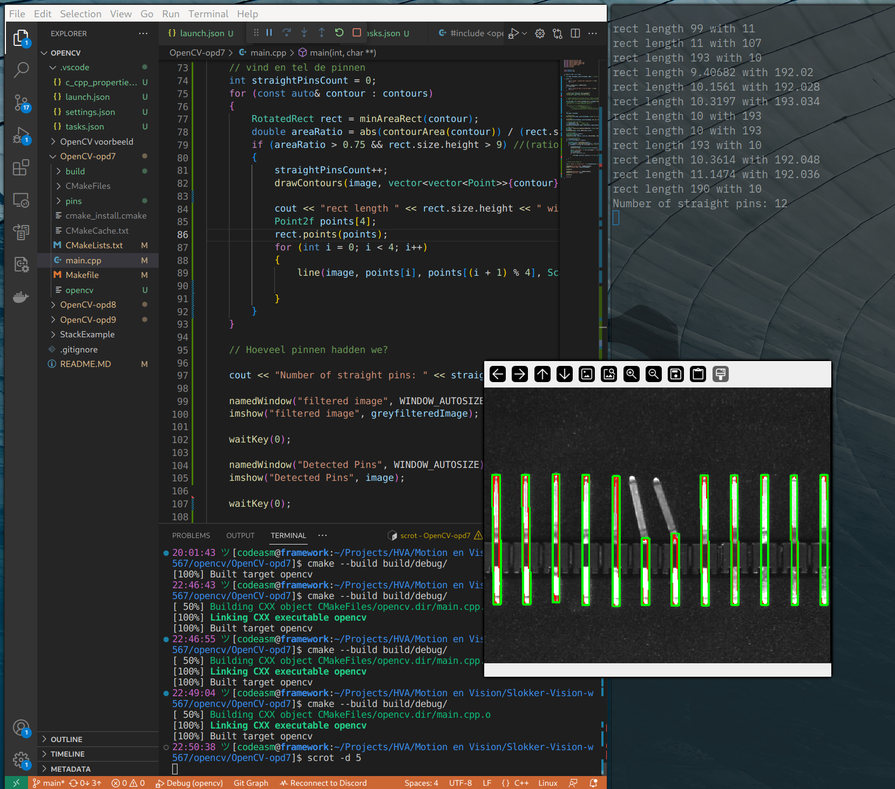
//> input picture OpenCV-opd7/2023-06-26-225251_2256x1504_scrot.png, 895 x 789 px, shrunk from 1658 x 1462 before the run
$ ./main 2023-06-26-225251_2256x1504_scrot.png   (built with g++ and OpenCV 4)
//> lines starting //> are read from the running program, lines starting //| are printed output that depends on the picture; after the words box and inside, x2 and y2 are one past the last pixel; in counts of white or black regions, pixels touching at a corner belong together
#include <opencv2/core/core.hpp>
#include <opencv2/imgcodecs.hpp>
#include <opencv2/highgui/highgui.hpp>
#include "opencv2/imgproc/imgproc.hpp"
#include <opencv2/opencv.hpp>
#include <iostream>
#include <string>


using namespace cv;
using namespace std;


int main(int argc, char** argv)
{
    Mat image, greyImage, greyfilteredImage, edges; // images are stored in datatype Mat (matrix)

 if (argc < 2)
    {
        cout << "Usage: ./program_name <image_path>" << endl;
        return -1;
    }

    image = imread(argv[1], IMREAD_COLOR);
//> image is the input picture: 789 rows x 895 cols, CV_8UC3; mean B, G, R 53.3, 54.8, 49.8
    if (!image.data)
    {
        cout << "Could not open or find the image." << endl;
        return -1;
    }

    // Convert the image from color to grayscale
    cvtColor(image, greyImage, COLOR_BGR2GRAY);
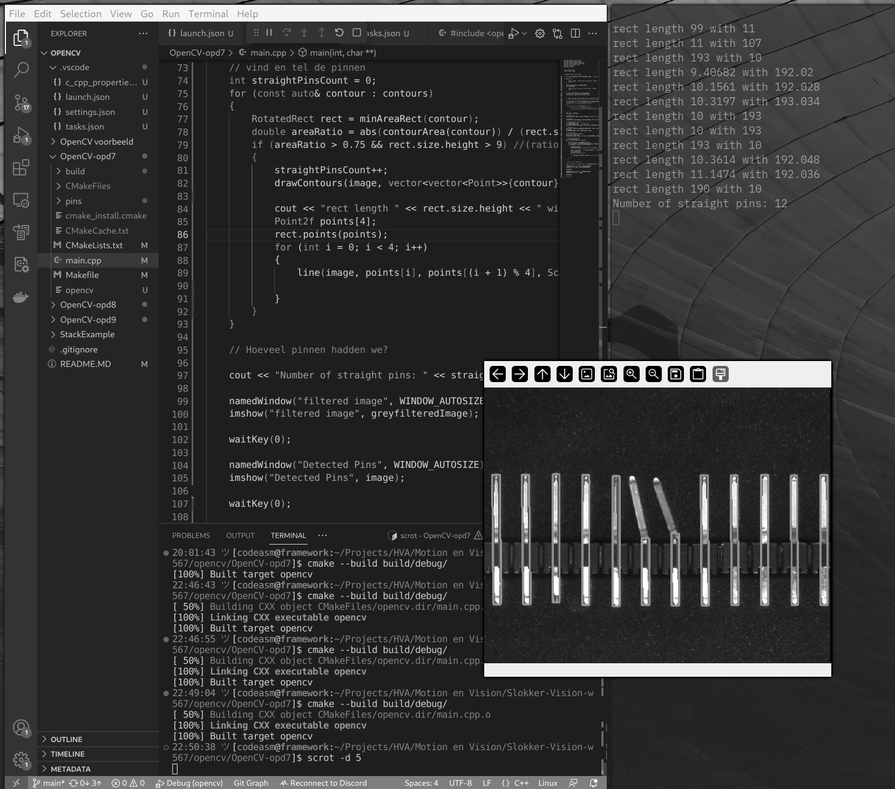
//> greyImage: 789 rows x 895 cols, CV_8UC1; min 0, max 255, mean 53.1
    //greyImage = image; //They are gray already


    // Simple brightness and contrast controll. legally borrowed from
    // https://docs.opencv.org/3.4/d3/dc1/tutorial_basic_linear_transform.html

    Mat new_image = Mat::zeros( greyImage.size(), greyImage.type() );
    /*double alpha = 1.1; /*< Simple contrast control */
    /*int beta = 2; /*< Simple brightness control */
    /*
     for( int y = 0; y < greyImage.rows; y++ ) {
         for( int x = 0; x < greyImage.cols; x++ ) {
            for( int c = 0; c < greyImage.channels(); c++ ) {
               new_image.at<Vec3b>(y,x)[c] = saturate_cast<uchar>( alpha * greyImage.at<Vec3b>(y,x)[c] + beta );
            }
        }
    }*/
    new_image = greyImage;

    // Reduce noise
    GaussianBlur(new_image, greyfilteredImage, Size(9, 9), 2, 2);
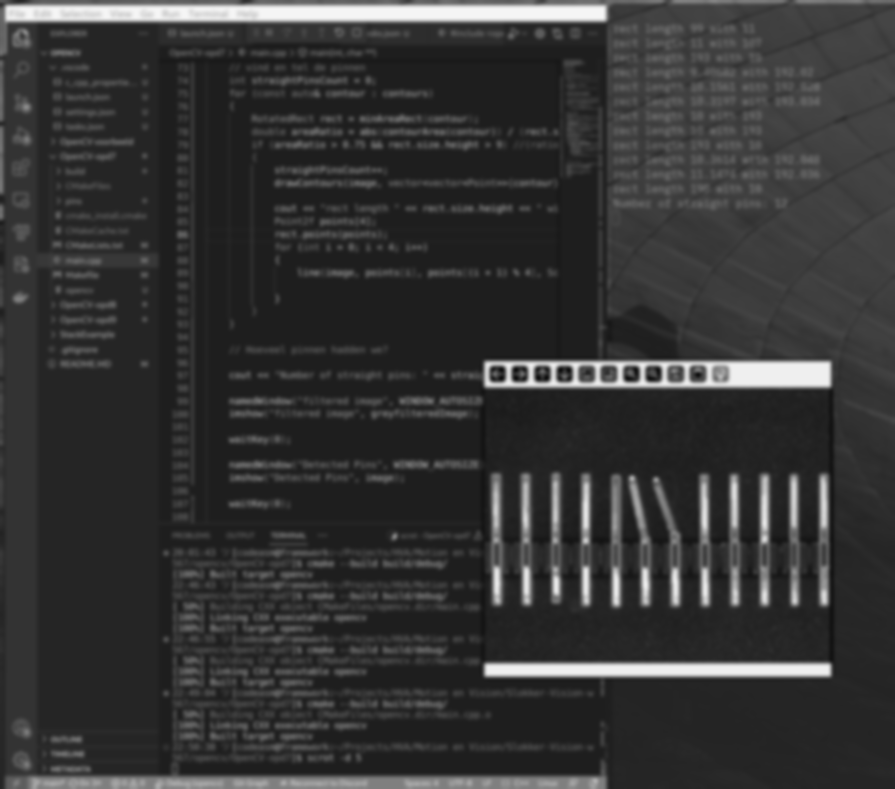
//> greyfilteredImage: 789 rows x 895 cols, CV_8UC1; min 15, max 245, mean 53.1

    // Le magic
    threshold(greyfilteredImage, greyfilteredImage, 160, 255, THRESH_BINARY);
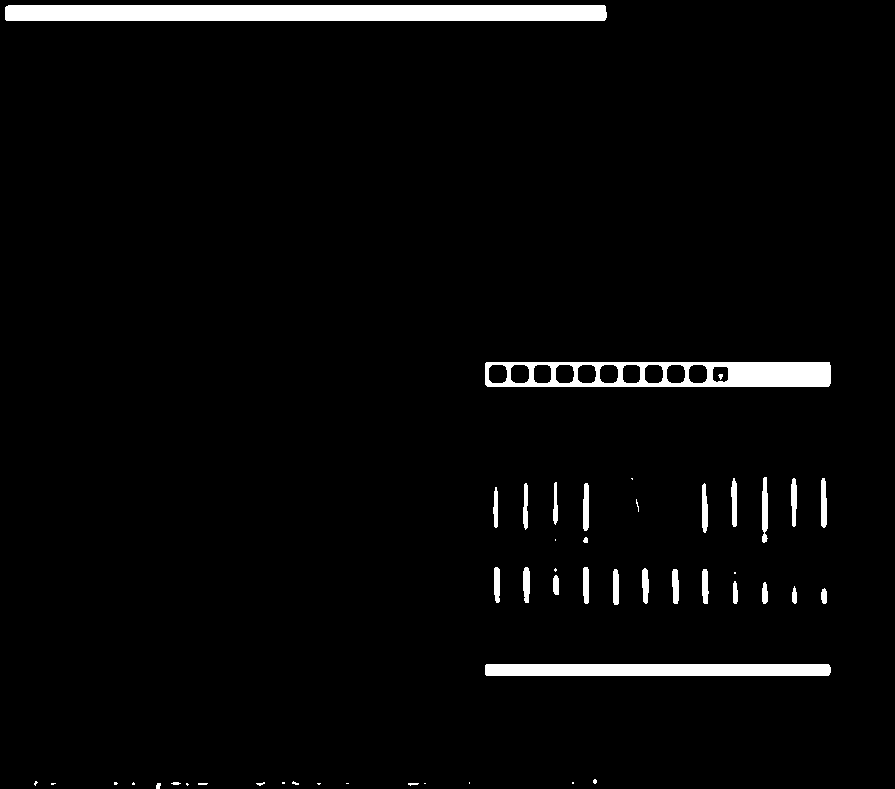
//> greyfilteredImage: 789 rows x 895 cols, CV_8UC1; 3.3% white; 49 white regions (21 under 20 px), largest, box (x1, y1, x2, y2) and area: (5, 5, 607, 21) 9615, (485, 362, 831, 387) 5519, (485, 664, 831, 676) 4142

    // Detecteer edges met Canny
    int lowThreshold = 50;      //50 ai, 20 ?
    int highThreshold = 150;    //150 ai, 376 ?
    Canny(greyfilteredImage, edges, lowThreshold, highThreshold);
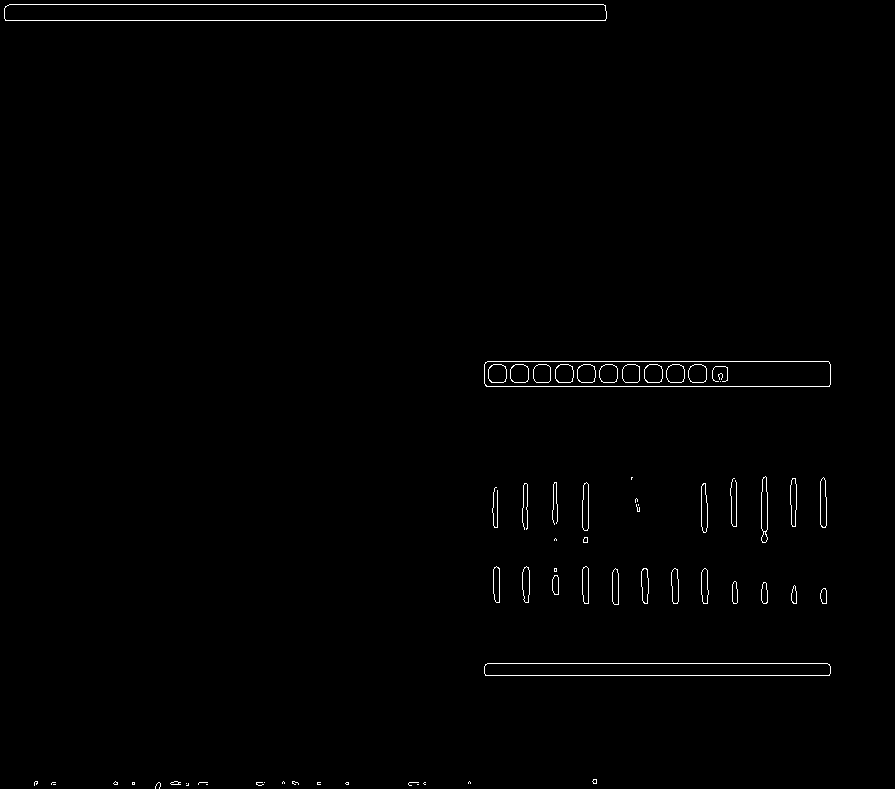
//> edges: 789 rows x 895 cols, CV_8UC1; 0.75% white in thin lines or dots

    // Apply morph
    Mat kernel = getStructuringElement(MORPH_RECT, Size(5, 120)); //5, 120 worked "ok", originally MORPH_ELLIPSE
    Mat morph;
    morphologyEx(edges, morph, MORPH_CLOSE, kernel);
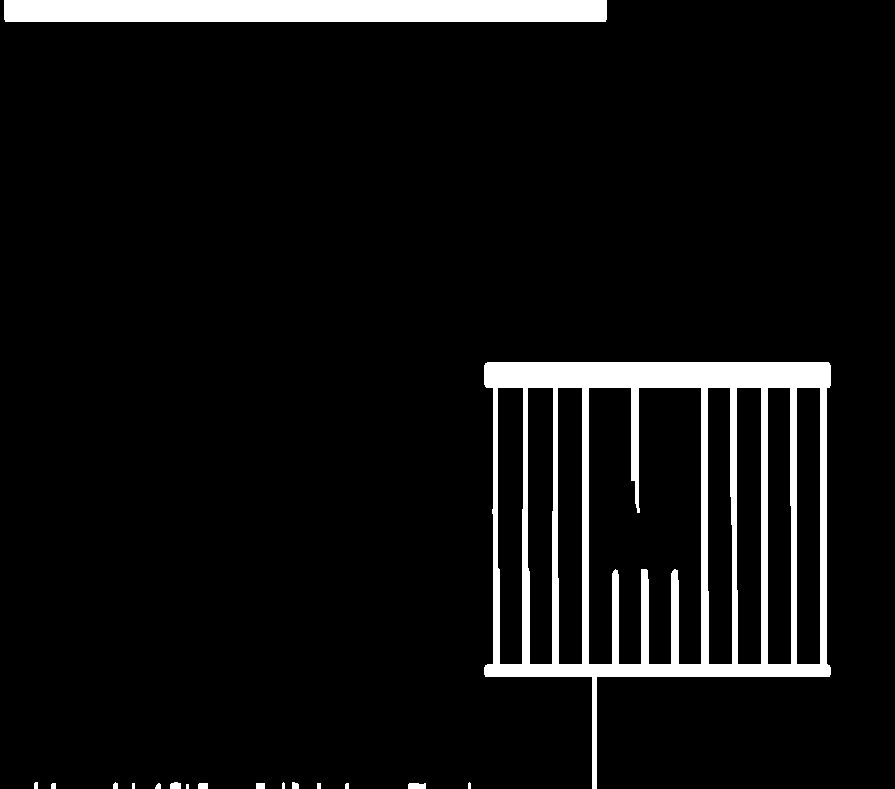
//> morph: 789 rows x 895 cols, CV_8UC1; 6.7% white; 17 white regions (4 under 20 px)

    // vind de randen
    vector<vector<Point>> contours;
    vector<Vec4i> hierarchy;
    findContours(morph, contours, hierarchy, RETR_EXTERNAL, CHAIN_APPROX_SIMPLE);
//> contours = 17 contours, 9 with area under 20; largest, box (x1, y1, x2, y2) and area: (484, 362, 831, 789) 105476, (4, 0, 607, 22) 12639, (408, 783, 426, 789) 80, (170, 782, 181, 789) 54, (198, 783, 208, 789) 44, (256, 783, 265, 789) 40, (292, 782, 299, 789) 32, (113, 782, 118, 789) 20

    // vind en tel de pinnen
    int straightPinsCount = 0;
    for (const auto& contour : contours)
    {
        RotatedRect rect = minAreaRect(contour);
        double areaRatio = abs(contourArea(contour)) / (rect.size.width * rect.size.height);
        if (areaRatio > 0.60 && ((rect.size.height > 150 && rect.size.width < 12) || ( rect.size.width > 150 && rect.size.height < 12 ))) //(ratio >  0.95 and height > 5)
        {
            straightPinsCount++;
            drawContours(image, vector<vector<Point>>{contour}, -1, Scalar(0, 0, 255), 2);

            cout << "rect length " << rect.size.height << " with " << rect.size.width << endl;
            Point2f points[4];
            rect.points(points);
            for (int i = 0; i < 4; i++)
            {
                line(image, points[i], points[(i + 1) % 4], Scalar(0, 255, 0), 2);

            }
        }
    }
//> this loop made 17 passes
//> (rect, areaRatio) on passes 1 to 12: (centre (187, 786), size (4, 2), angle -90, 1), (centre (416.5, 785.5), size (5, 17), angle -90, 0.935), (centre (346.5, 785.5), size (5, 3), angle -90, 0.967), (centre (318.5, 785.5), size (5, 3), angle -90, 1), (centre (260, 785.5), size (5, 8), angle -90, 1), (centre (202.5, 785.5), size (5, 9), angle -90, 0.989), (centre (157.5, 785.5), size (5, 5), angle -90, 0.76), (centre (133, 785.5), size (5, 2), angle -90, 1), (centre (53, 785.5), size (5, 4), angle -90, 0.975), (centre (469, 785), size (6, 2), angle -90, 0.917), (centre (295, 785), size (6, 6), angle -90, 0.889), (centre (283, 785), size (6, 2), angle -90, 0.917)
//> after the loop, straightPinsCount = 0

    // Hoeveel pinnen hadden we?

    cout << "Number of straight pins: " << straightPinsCount << endl;
//| Number of straight pins: 0

    namedWindow("filtered image", WINDOW_AUTOSIZE);
    imshow("filtered image", greyfilteredImage);

    waitKey(0);

    namedWindow("Detected Pins", WINDOW_AUTOSIZE);
    imshow("Detected Pins", image);

    waitKey(0);

    return 0;
}
